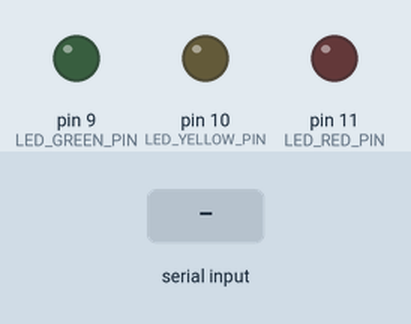
Recording of a sketch running on a simulated Arduino Uno, built with avr-gcc and run on an emulated ATmega328P. Parts: output pins drawn as LEDs (lit = HIGH). The test bench sets the inputs (shaded band).

Above: at 1.2 s.
1.3 s: "v" received over Serial
At 1.9 s:
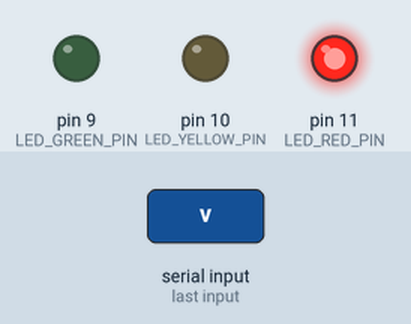
2.8 s: "a" received over Serial
At 3.1 s:
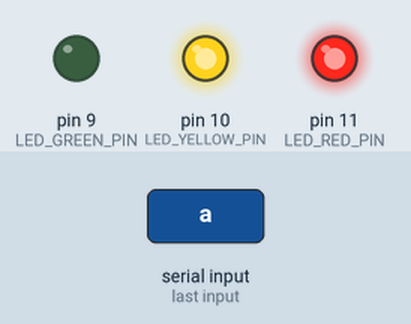
4.3 s: "o" received over Serial
At 5.4 s:
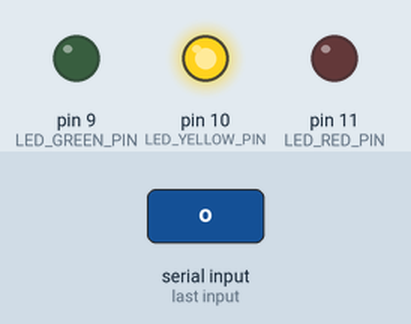
5.8 s: "d" received over Serial
At 6.6 s:
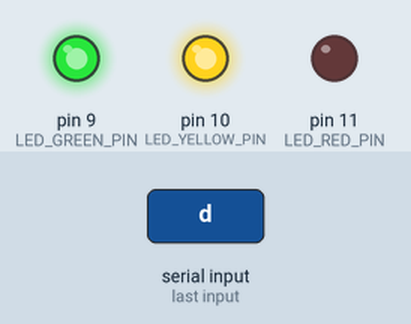
7.3 s: "u" received over Serial
At 7.7 s:
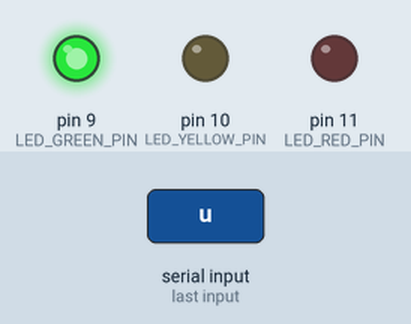
8.8 s: "i" received over Serial
At 10.1 s:
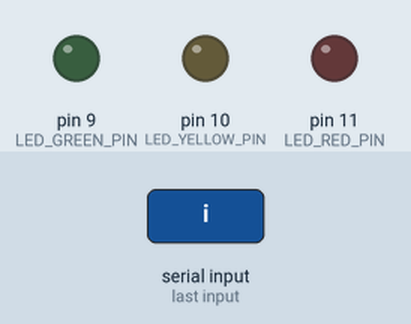
Timing chart, 0 to 11.3 s (numbered marks = the images above; inputs shaded):
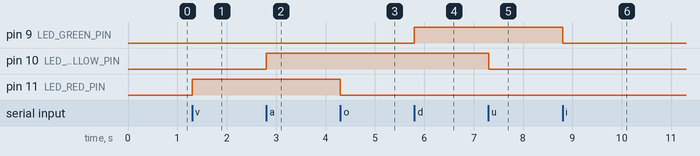

Measured:
- after the input at 1.3 s, pin 11 (LED_RED_PIN): LOW → HIGH at once
- after the input at 2.8 s, pin 10 (LED_YELLOW_PIN): LOW → HIGH at once
- after the input at 4.3 s, pin 11 (LED_RED_PIN): HIGH → LOW at once
- after the input at 5.8 s, pin 9 (LED_GREEN_PIN): LOW → HIGH at once
- after the input at 7.3 s, pin 10 (LED_YELLOW_PIN): HIGH → LOW at once
- after the input at 8.8 s, pin 9 (LED_GREEN_PIN): HIGH → LOW at once

The sketch:

Challenge_Serial_Traffic_Light.ino
```cpp
const int LED_RED_PIN = 11;
const int LED_YELLOW_PIN = 10;
const int LED_GREEN_PIN = 9;
char input;

void setup() {
  Serial.begin(9600);
  pinMode(LED_RED_PIN, OUTPUT);
  pinMode(LED_YELLOW_PIN, OUTPUT);
  pinMode(LED_GREEN_PIN, OUTPUT);
}

void loop() {
  if(Serial.available() > 0) {
    input = Serial.read();

    switch(input)
    {
      case 'v':
        digitalWrite(LED_RED_PIN, HIGH);
        break;
      case 'o':
        digitalWrite(LED_RED_PIN, LOW);
        break;
      case 'a':
        digitalWrite(LED_YELLOW_PIN, HIGH);
        break;
      case 'u':
        digitalWrite(LED_YELLOW_PIN, LOW);
        break;
      case 'd':
        digitalWrite(LED_GREEN_PIN, HIGH);
        break;
      case 'i':
        digitalWrite(LED_GREEN_PIN, LOW);
        break;
    }
  }
}
```
